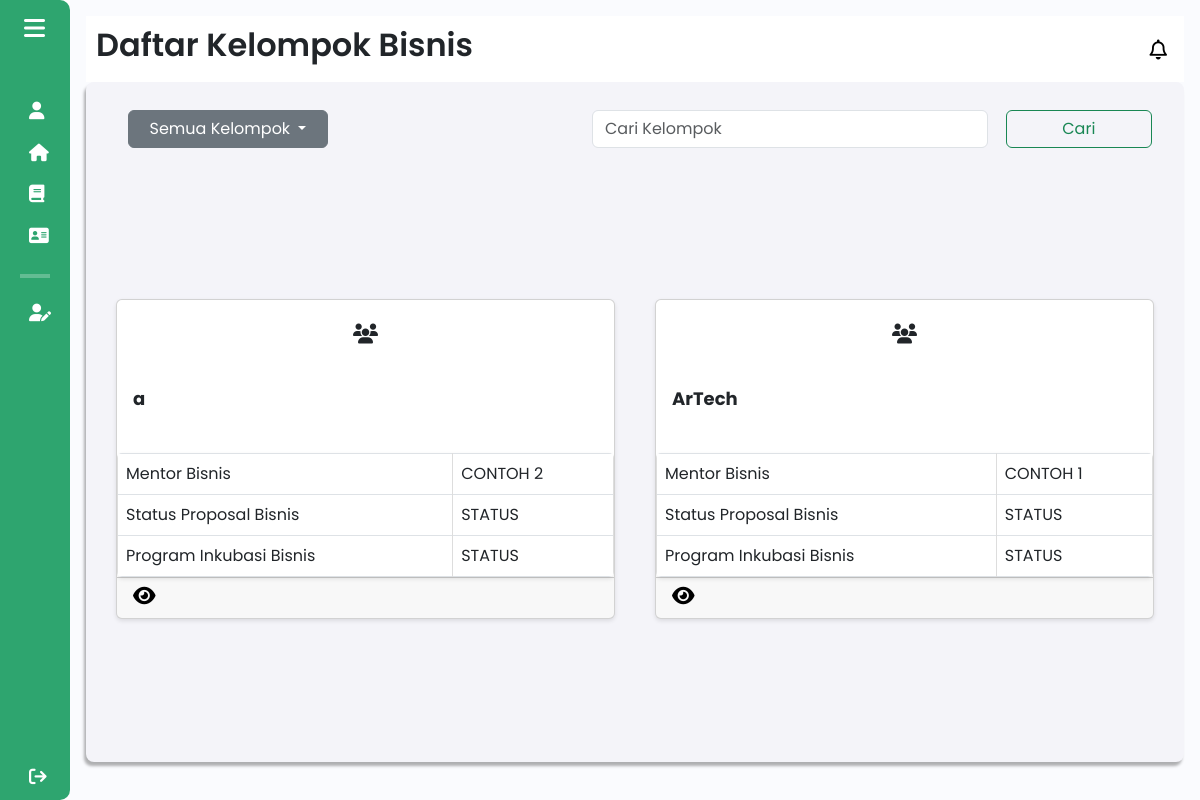
The page /components/pages/mentorbisnis/daftar_kelompok_bisnis_mentor.php (signed in) on the database as committed earlier.
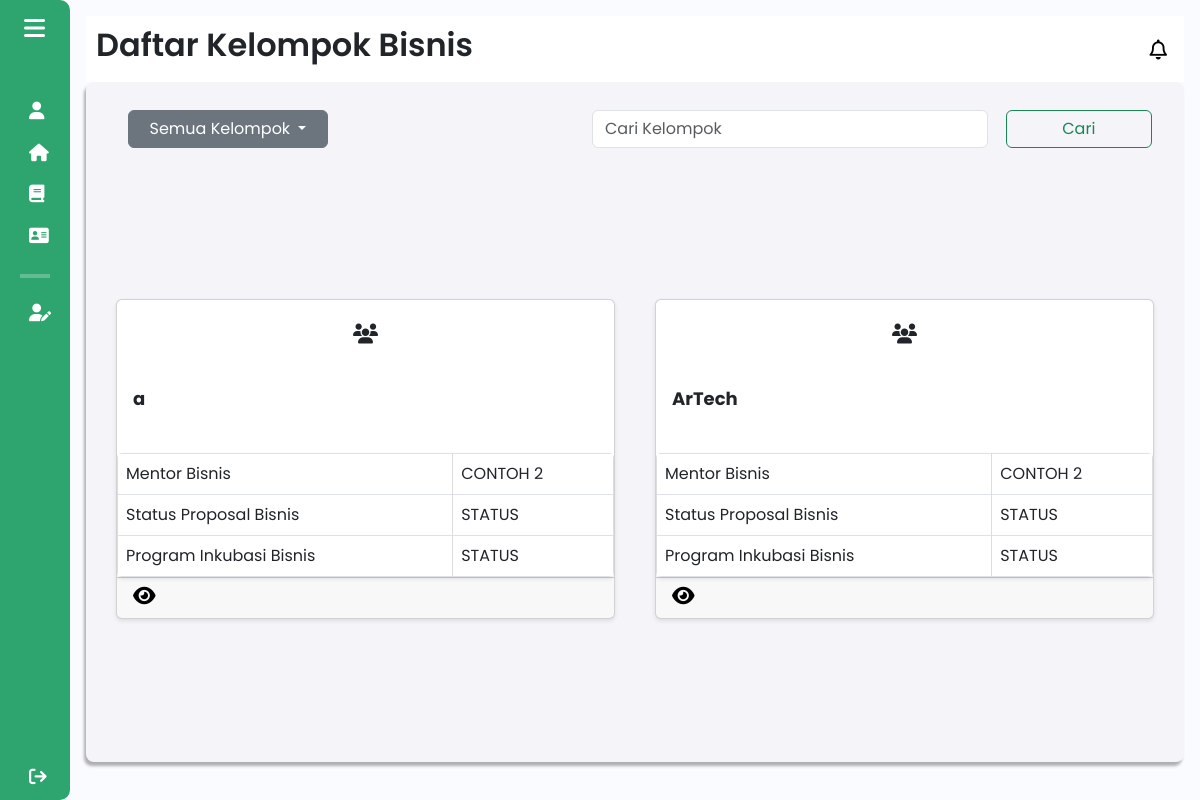
The same page on the database as committed later.
### tables this page shows
CREATE TABLE `kelompok_bisnis` (
  `id_kelompok` int(11) NOT NULL,
  `npm_ketua` varchar(20) DEFAULT NULL,
  `nama_kelompok` varchar(50) DEFAULT NULL,
  `nama_bisnis` varchar(50) DEFAULT NULL,
  `logo_bisnis` varchar(255) DEFAULT NULL,
  `mentor_bisnis` varchar(255) DEFAULT NULL,
  `tahun_akademik_id` int(11) DEFAULT NULL,
  `kategori_bisnis` varchar(255) DEFAULT NULL,
  `sdg` varchar(255) DEFAULT NULL,
  `ide_bisnis` varchar(255) DEFAULT NULL
);

### components/pages/mentorbisnis/daftar_kelompok_bisnis_mentor.php (the view, shortened to what this page needs)
<?php
include $_SERVER['DOCUMENT_ROOT'] . '/Aplikasi-Kewirausahaan/config/db_connection.php';
$sql = "SELECT * FROM kelompok_bisnis";
$result = $conn->query($sql);
?>
<!DOCTYPE html>
<html lang="en">
<head>
    <link href="https://cdn.lineicons.com/4.0/lineicons.css" rel="stylesheet" />
    <link href="https://cdn.jsdelivr.net/npm/bootstrap@5.3.0-alpha3/dist/css/bootstrap.min.css" rel="stylesheet"
>
    <link rel="stylesheet" href="/Aplikasi-Kewirausahaan/assets/css/daftar_kelompok.css">
</head>
<body>
    <div class="wrapper">
        <?php
        include 'sidebar_mentor.php';
        ?>
        <div class="main p-3">
            <div class="main_header">
                <?php
                include 'header_mentor.php';
                ?>
            </div>
            <div class="main_wrapper">
                <div class="nav_main_wrapper">
                    <nav class="navbar navbar-expand-lg">
                        <div class="container-fluid">
                            <div class="dropdown">
                                <button class="btn btn-secondary dropdown-toggle text-white" type="button"
                                        id="dropdownMenuButton" data-bs-toggle="dropdown" aria-expanded="false">
                                    Semua Kelompok
                                </button>
                            </div>
                            <form class="d-flex" role="search">
                                <input class="form-control me-2" type="search" placeholder="Cari Kelompok" aria-label="Search">
                                <button class="btn btn-outline-success" type="submit">Cari</button>
                            </form>
                        </div>
                    </nav>
                </div>
                <?php
                if ($result->num_rows > 0) {
                    while ($row = $result->fetch_assoc()) {
                        $id_kelompok = $row['id_kelompok'];
                        $mentor_bisnis = $row['mentor_bisnis'];
                        echo '
                        <div class="card" style="width: 45%; margin: 10px;">
                            <div class="card-icon text-center py-4">
                                <i class="fa-solid fa-users"></i>
                            </div>
                            <div class="card-body m-0">
                                <h5 class="card-title">' . htmlspecialchars($row['nama_kelompok']) . '</h5>
                            </div>
                            <table class="table table-bordered m-0 styled-table">
                                <tbody>
                                    <tr>
                                        <td>Mentor Bisnis</td>
                                        <td>' . ($mentor_bisnis ? htmlspecialchars($mentor_bisnis) : 'Belum dapat Mentor Bisnis') . '</td>
                                    </tr>
                                    <tr>
                                        <td>Status Proposal Bisnis</td>
                                        <td>STATUS</td>
                                    </tr>
                                    <tr>
                                        <td>Program Inkubasi Bisnis</td>
                                        <td>STATUS</td>
                                    </tr>
                                </tbody>
                            </table>
                            <div class="card-footer">';
                        echo '<a href="detail_kelompok.php?id_kelompok=' . $id_kelompok . '">
                                <i class="fa-solid fa-eye detail-icon" title="Lihat Detail Kelompok Bisnis"></i>
                            </a>';
                        echo '</div>';
                        echo '</div>';
                    }
                } else {
                    echo '<p>Tidak ada kelompok bisnis yang tersedia.</p>';
                }
                ?>
            </div>
        </div>
    </div>
</body>
</html>

Rows that differ between the two databases and show on the page:
changed kelompok_bisnis "ArTech": mentor_bisnis "CONTOH 1" → "CONTOH 2"
